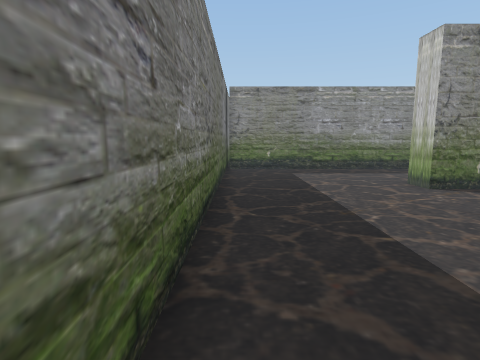
[1] (above)

17 first-person views from a walk through a Unity game level. The camera is 1.3 m above the floor, tilts 8° down and sees 80° across. The floor is counted in squares, 1 m on a side. Each view is taken from the middle of a square. On the plan, view 1 faces up. The plan holds only what a view shows up to about 13 squares ahead; the rest is blank. The player character is not drawn.

[2]
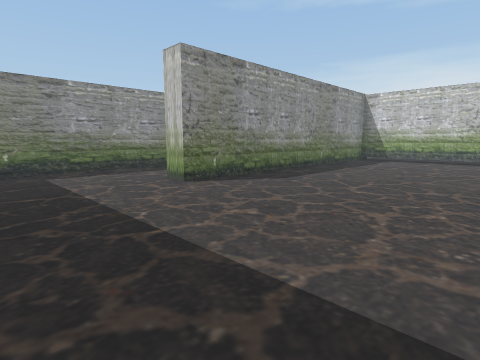

[3]
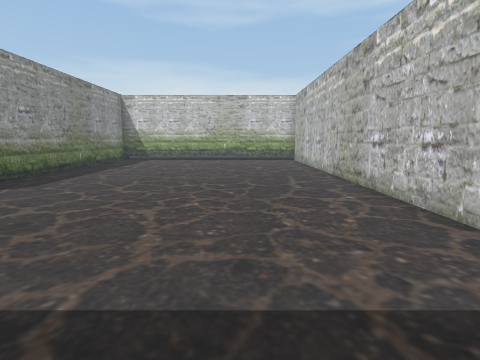

[4]
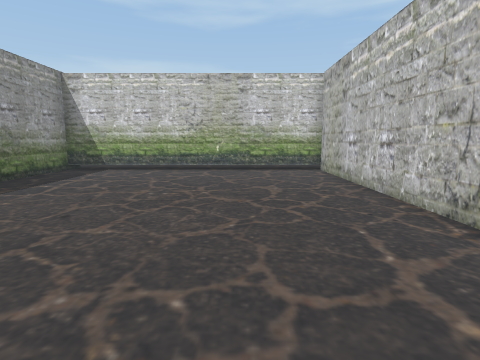

[5]
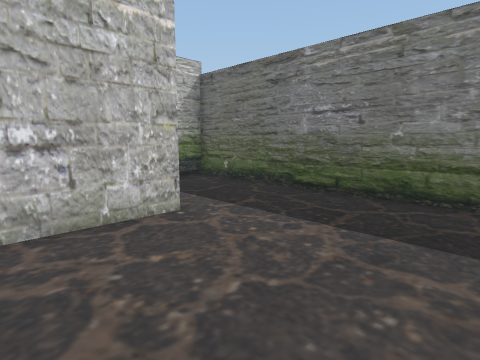

[6]
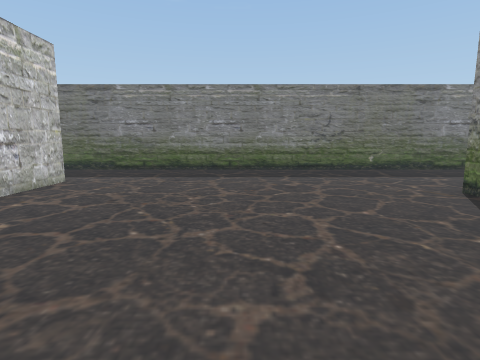

[7]
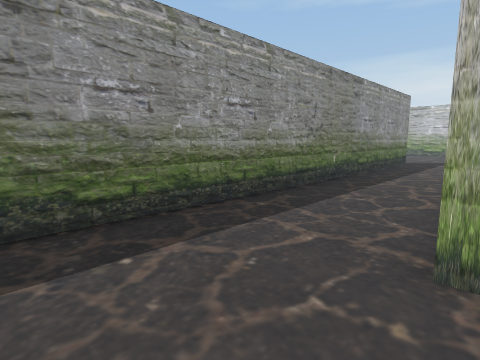

[8]
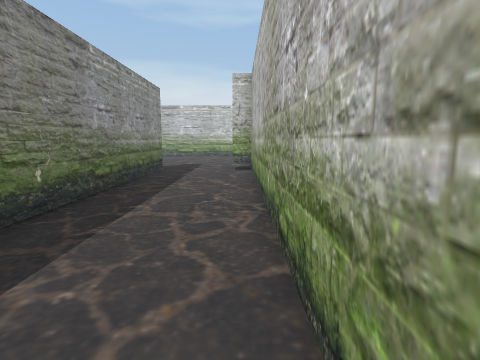

[9]
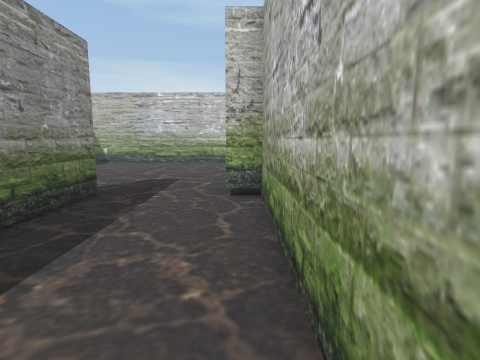

[10]
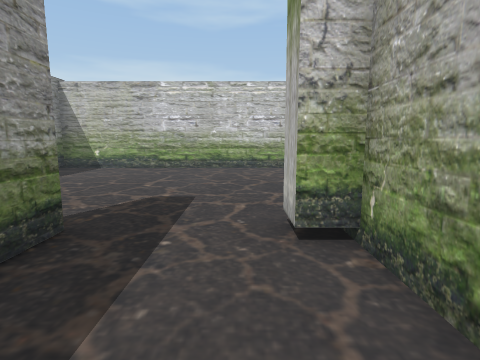

[11]
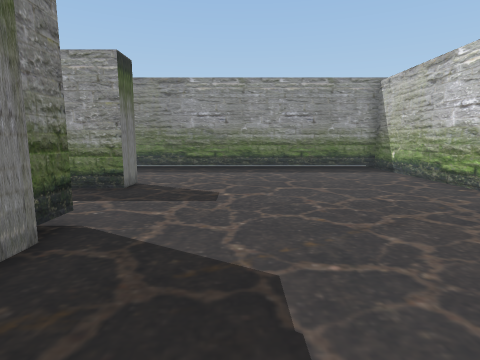

[12]
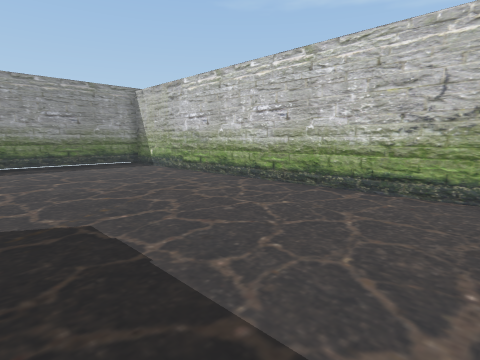

[13]
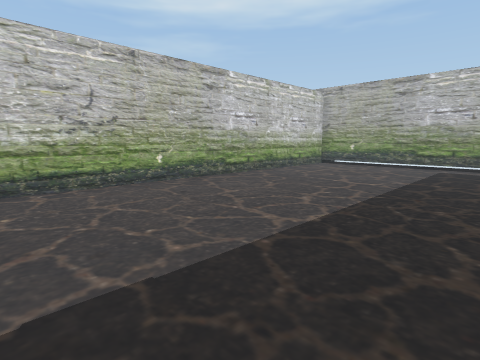

[14]
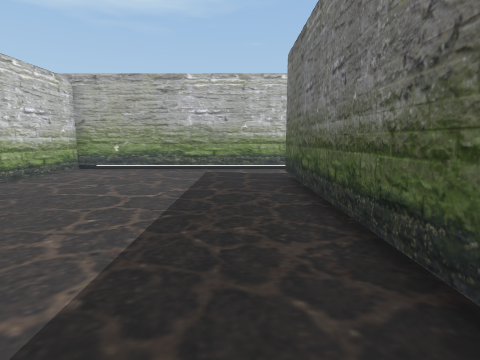

[15]
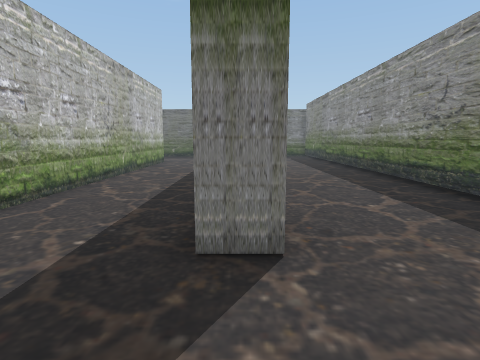

[16]
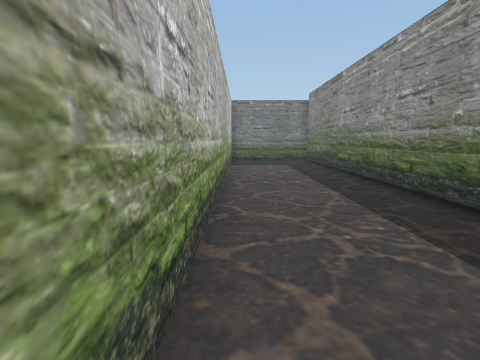

[17]
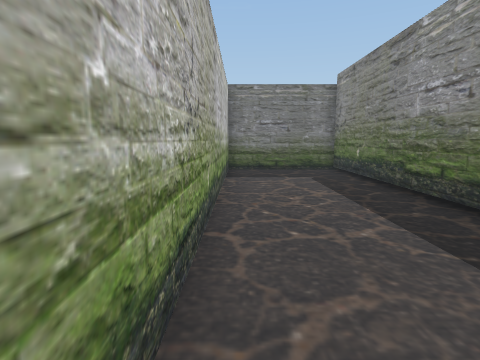

### Floor plan
Ten units are one square. View 1 is at (0, 0); x grows to the right and y downward. Boxes are objects, and circles mark ways between rooms. Rooms are numbered by the first view taken in them; rooms with no view inside come last. Other rooms are left out.
<svg viewBox="-11 -186 298 268">
<path fill="none" stroke="#000" d="M65 -85 185 -85 185 -93M131 -75 50 -75 50 -85M30 35 185 35 185 -75 149 -75M189 -125 -6 -125 -6 77 4 77M194 -32 194 49M185 -93 194 -93 194 -79M189 -136 189 -125M189 77 282 77 282 -181 -6 -181 -6 -135 165 -135"/>
<circle cx="180" cy="-110" r="3" fill="#2a7"/>
<circle cx="23" cy="60" r="3" fill="#2a7"/>
<text x="90" y="-40">1</text>
<text x="200" y="-60">2</text>
</svg>
Room 1 opens to room 2.

Where each view was taken, in squares from view 1:
view 1: 0 up, 0 right, facing up
view 2: 0 up, 0 right, facing up-right
view 3: 0 up, 0 right, facing right
view 4: 0 up, 6 right, facing right
view 5: 1 up, 6 right, facing down-left
view 6: 2 up, 12 right, facing left
view 7: 8 up, 2 right, facing up-right
view 8: 9 up, 6 right, facing right
view 9: 9 up, 12 right, facing right
view 10: 10 up, 15 right, facing right
view 11: 5 up, 22 right, facing up
view 12: 3 up, 21 right, facing up-right
view 13: 7 up, 20 right, facing down-right
view 14: 5 up, 21 right, facing down
view 15: 13 up, 22 right, facing left
view 16: 14 up, 17 right, facing left
view 17: 14 up, 12 right, facing left
